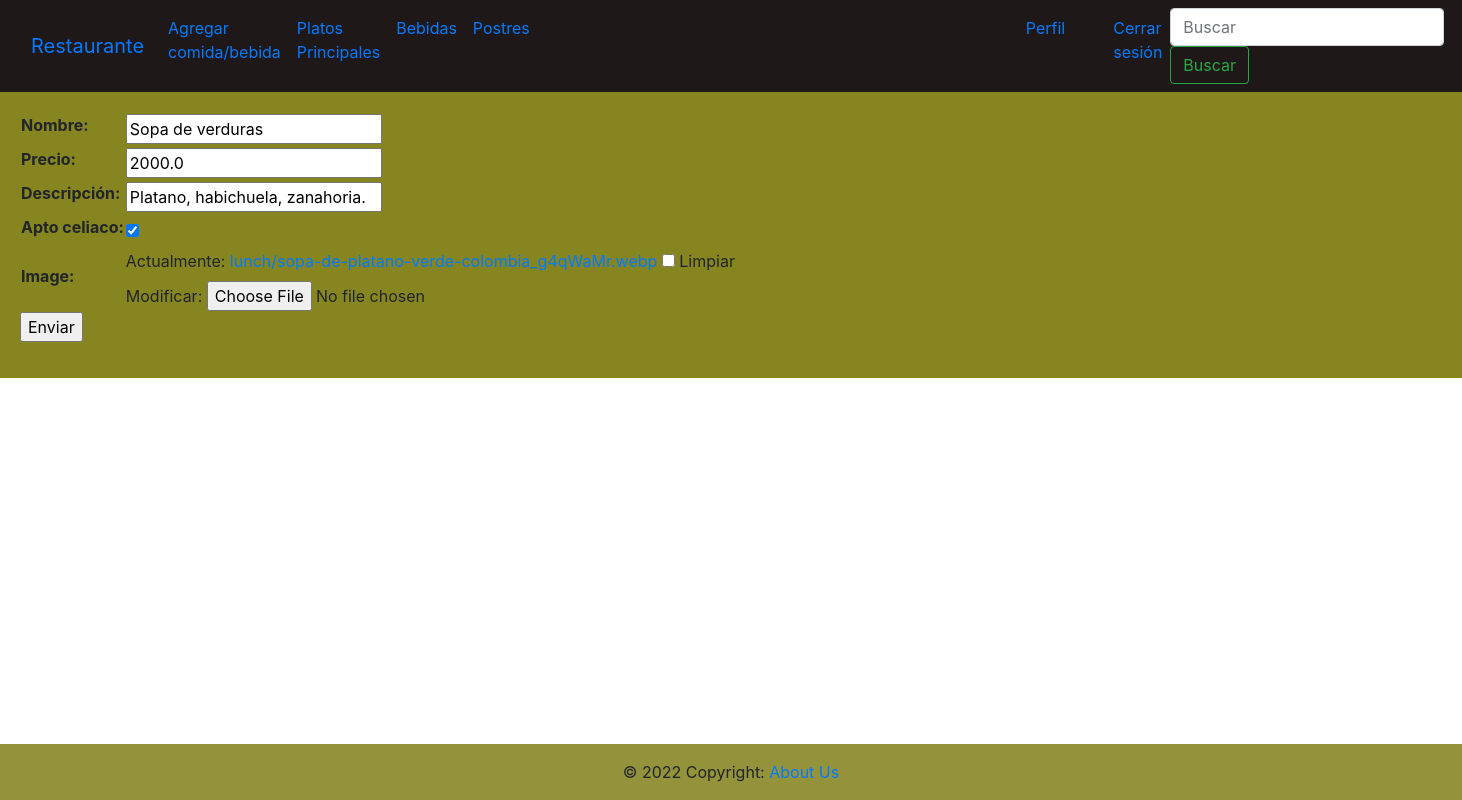
The page /lunch/update_food/6/ (signed in) on the database its author committed.
### lunch/models.py (models this page shows, shortened)
class principal(models.Model):
    name = models.CharField(max_length=40)
    price = models.FloatField()
    description = models.CharField(max_length=300, blank=True, null=True)
    celiac = models.BooleanField()
    image = models.ImageField(upload_to='lunch/', blank=True, null=True)

### lunch/views.py (the view)
# urls.py: path("update_food/<int:pk>/", update_food, name= "update_food"),
@login_required
def update_food(request, pk):
    if request.user.is_superuser:
        if request.method == "POST":
            form = Formulario_principal(request.POST, request.FILES)
            if form.is_valid():
                food = principal.objects.get(id=pk)
                food.name = form.cleaned_data['name']
                food.price = form.cleaned_data['price']
                food.description = form.cleaned_data['description']
                food.celiac = form.cleaned_data['celiac']
                food.image = form.cleaned_data ['image']
                food.save()
                return redirect(foods_list)
        elif request.method == "GET":
            food = principal.objects.get(id=pk)
            form = Formulario_principal(initial={
                                            "name":food.name,
                                            "price":food.price,
                                            "description":food.description,
                                            "celiac":food.celiac,
                                            "image": food.image})
            context = {"form":form}
            return render(request, "foods/update_food.html", context=context)
    return redirect("login")

### lunch/forms.py
class Formulario_principal(forms.Form):
    name = forms.CharField(max_length=40, label= "Nombre")
    price = forms.FloatField(label="Precio")
    description = forms.CharField(max_length=200, label= "Descripción")
    celiac = forms.BooleanField(required=False, label="Apto celiaco")
    image = forms.ImageField(required=False)

### templates/foods/update_food.html (shortened to what this page needs)
{% extends 'base.html' %}
{% block contenido_que_cambia %}
<div class="card-body" style="background-color:rgb(134, 133, 32)">
<form action="" method="POST" enctype="multipart/form-data">
<table>
{{form.as_table}}
</table>
<p><input type="submit"value="Enviar"></p>
</form>
</div>
{% endblock %}

### templates/base.html (style rules this page uses)
body { background-image: url('https://images.pexels.com/photos/326279/pexels-photo-326279.jpeg?auto=compress&cs=tinysrgb&w=1260&h=750&dpr=1'); background-repeat: no-repeat; background-attachment: fixed; background-size: 100% 100%; }

### rows shown on the page
principal: name "Sopa de verduras", price "2000.0", description "Platano, habichuela, zanahoria.", celiac "☑"
